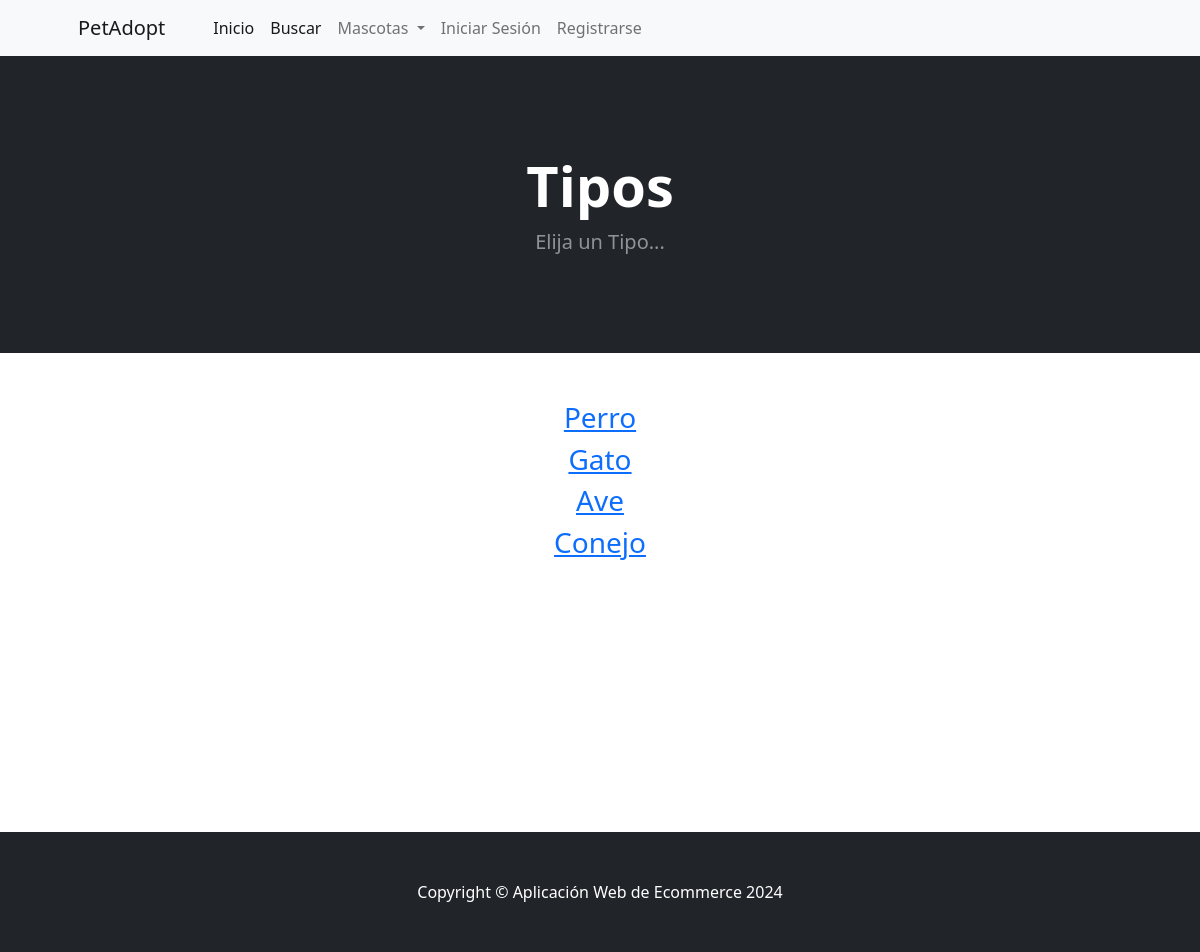
The app's page /tipo_summary/ with its own data.
### pag/models.py (models this page shows)
class Tipo(models.Model):
    name = models.CharField(max_length=50)
    def __str__(self):
        return self.name
    class Meta:
        verbose_name_plural = 'tipos'

### pag/views.py (the view)
# urls.py: path('tipo_summary/', views.tipo_summary, name='tipo_summary'),
def tipo_summary(request):
    tipos = Tipo.objects.all()
    return render(request, 'tipo_summary.html', {'tipos':tipos})

### pag/templates/tipo_summary.html
{% extends 'base.html' %}
{% block content%}
        <header class="bg-dark py-5">
            <div class="container px-4 px-lg-5 my-5">
                <div class="text-center text-white">
                    <h1 class="display-4 fw-bolder">Tipos</h1>
                    <p class="lead fw-normal text-white-50 mb-0">Elija un Tipo...</p>
                </div>
            </div>
        </header>
        <div class="container">
            <div class="row">
                <center>
                    <div class="col-8">
                        <br/><br/>
                        {% for tipo in tipos %}
                            <h3><a href="{% url 'tipo' tipo %}">{{ tipo }}</a></h3>
                        {% endfor %}
<br/><br/><br/><br/><br/><br/><br/><br/><br/><br/><br/>
                    </div>
                </center>
            </div>
        </div>
{% endblock %}

### records on screen
Tipo: name "Perro"
Tipo: name "Gato"
Tipo: name "Ave"
Tipo: name "Conejo"
